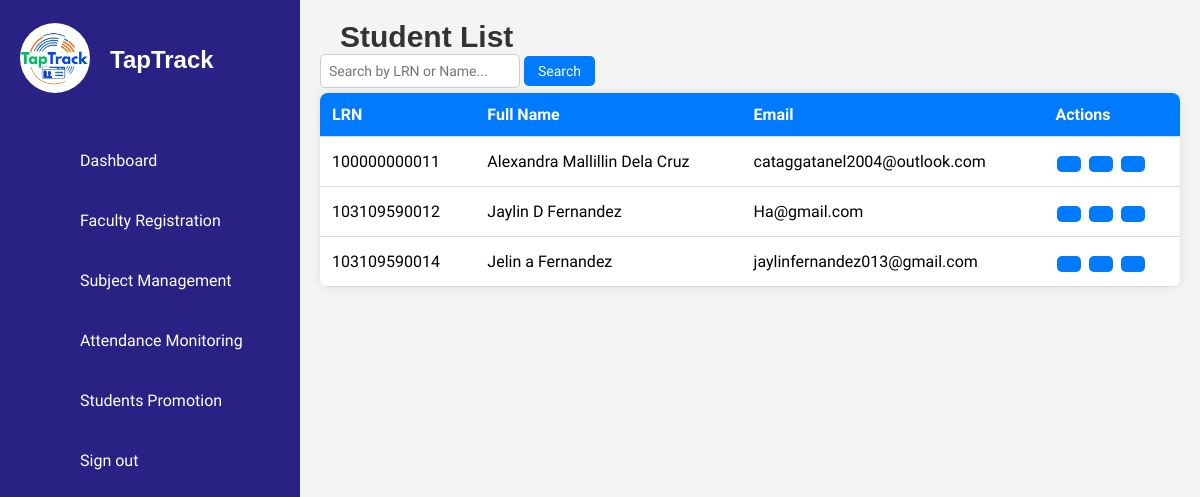
The page /details_student.php on the database as committed earlier.
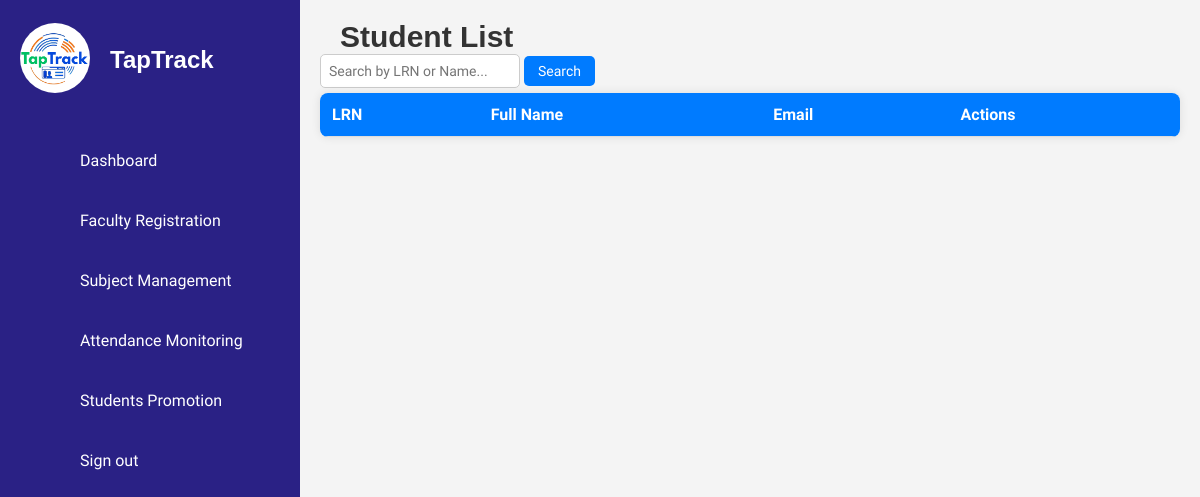
The same page on the database as committed later.
### tables this page shows
CREATE TABLE `students` (
  `id` int(11) NOT NULL,
  `first_name` varchar(50) NOT NULL,
  `middle_name` varchar(50) DEFAULT NULL,
  `last_name` varchar(50) NOT NULL,
  `lrn` varchar(12) NOT NULL,
  `date_of_birth` date NOT NULL,
  `gender` enum('Male','Female') NOT NULL,
  `citizenship` varchar(50) NOT NULL,
  `address` text NOT NULL,
  `contact_number` varchar(15) NOT NULL,
  `email` varchar(100) NOT NULL,
  `guardian_name` varchar(100) NOT NULL,
  `guardian_contact` varchar(15) NOT NULL,
  `guardian_address` varchar(250) NOT NULL,
  `guardian_relationship` varchar(50) NOT NULL,
  `elementary_school` varchar(100) NOT NULL,
  `year_graduated` year(4) NOT NULL,
  `birth_certificate` varchar(255) NOT NULL,
  `id_photo` varchar(255) NOT NULL,
  `good_moral` varchar(255) DEFAULT NULL,
  `student_signature` varchar(255) NOT NULL,
  `section` varchar(50) DEFAULT NULL,
  `school_year` varchar(9) NOT NULL,
  `grade_level` varchar(20) DEFAULT NULL,
  `student_type` varchar(50) NOT NULL,
  `verified_at` timestamp NOT NULL DEFAULT current_timestamp(),
  `created_at` timestamp NOT NULL DEFAULT current_timestamp(),
  `rfid` varchar(50) DEFAULT NULL,
  `promotion_status` varchar(50) DEFAULT NULL
);

### details_student.php (the view, shortened to what this page needs)
<?php
include('db_connection.php');
$query = "SELECT lrn, CONCAT(first_name, ' ', middle_name, ' ', last_name) AS fullname, email, student_type
          FROM students";
$result = mysqli_query($conn, $query);
$students = [];
if (mysqli_num_rows($result) > 0) {
    $students = mysqli_fetch_all($result, MYSQLI_ASSOC);
}
?>
<!DOCTYPE html>
<html lang="en">
<head>
    <link rel="stylesheet" href="assets/css/style.css">
</head>
<body>
<?php include('sidebar.php'); ?>
<div class="main-content">
    <h2>Student List</h2>
    <div class="search-container">
    <div class="left-search">
    <form id="searchForm" onsubmit="return handleSearch(event)">
        <input type="text" id="searchInput" placeholder="Search by LRN or Name...">
        <button type="submit">Search</button>
    </form>
</div>
    <table class="student-table" id="studentTable">
        <thead>
            <tr>
                <th>LRN</th>
                <th>Full Name</th>
                <th>Email</th>
                <th>Actions</th>
            </tr>
        </thead>
        <tbody id="studentTableBody">
            <?php foreach ($students as $student): ?>
                <tr data-type="<?= strtolower($student['student_type']) ?>">
                    <td><?= $student['lrn'] ?></td>
                    <td><?= $student['fullname'] ?></td>
                    <td><?= $student['email'] ?></td>
                    <td>
                        <button class='edit-btn' onclick='redirectToStudentInfo("<?= $student['lrn'] ?>")'><ion-icon name="create-outline"></ion-icon></button>
                        <button class='archive-btn'><ion-icon name="archive-outline"></ion-icon></button>
                        <button class='views-btn' onclick='redirectToStudentInfo("<?= $student['lrn'] ?>")'>
                        </button>
                    </td>
                </tr>
            <?php endforeach; ?>
        </tbody>
    </table>
</div>
</body>
</html>

Rows that differ between the two databases and show on the page:
removed students: lrn "100000000011", fullname "Alexandra Mallillin Dela Cruz", email "cataggatanel2004@outlook.com"
removed students: lrn "103109590012", fullname "Jaylin D Fernandez", email "Ha@gmail.com"
removed students: lrn "103109590014", fullname "Jelin a Fernandez", email "jaylinfernandez013@gmail.com"
